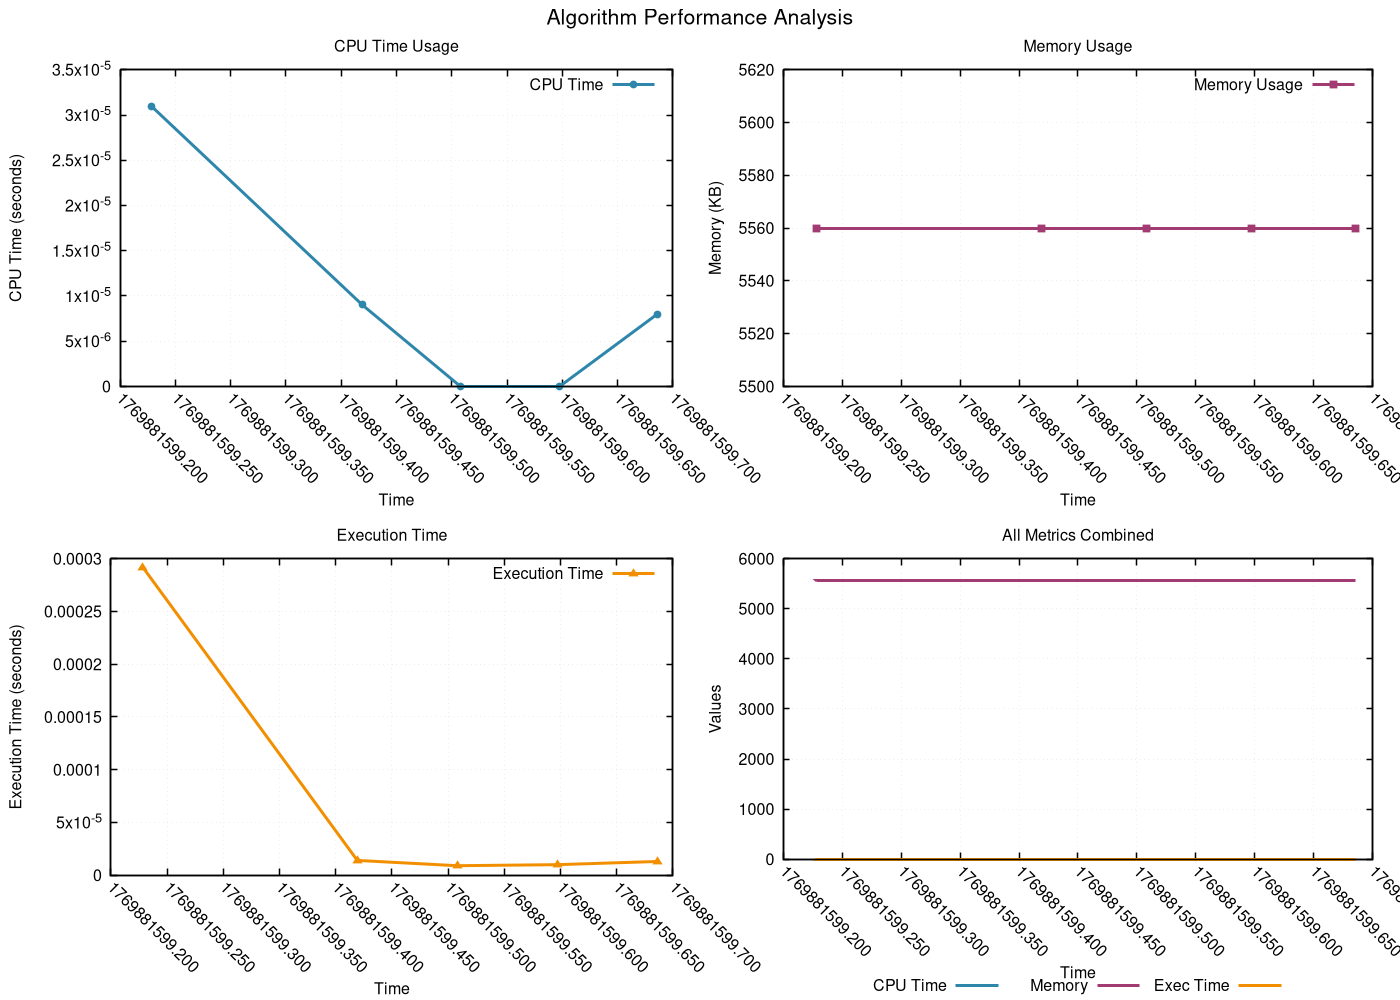

This chart was generated by the following gnuplot code:
# GNUplot script for resource monitoring
set terminal pngcairo enhanced font 'Helvetica,12' size 1400,1000
set output 'png/interpolation_search_20260131_224634.png'

set multiplot layout 2,2 title 'Algorithm Performance Analysis' font 'Helvetica,16'
set style line 1 lc rgb '#2E86AB' lt 1 lw 3 pt 7 ps 0.8
set style line 2 lc rgb '#A23B72' lt 1 lw 3 pt 5 ps 0.8
set style line 3 lc rgb '#F18F01' lt 1 lw 3 pt 9 ps 0.8
set style line 4 lc rgb '#F19C79' lt 1 lw 3 pt 11 ps 0.8
set style line 5 lc rgb '#0ABB9F' lt 1 lw 3 pt 13 ps 0.8

set format x "%.3f"
set xtics rotate by -45
set autoscale x

set title 'CPU Time Usage'
set xlabel 'Time'
set ylabel 'CPU Time (seconds)'
set grid linestyle 1 lc rgb '#D3D3D3' lt 0 lw 1
set border linewidth 1.5
plot 'png/interpolation_search_20260131_224634.dat' using 1:2 with linespoints ls 1 title 'CPU Time'
set title 'Memory Usage'
set xlabel 'Time'
set ylabel 'Memory (KB)'
set grid linestyle 1 lc rgb '#D3D3D3' lt 0 lw 1
set border linewidth 1.5
plot 'png/interpolation_search_20260131_224634.dat' using 1:3 with linespoints ls 2 title 'Memory Usage'
set title 'Execution Time'
set xlabel 'Time'
set ylabel 'Execution Time (seconds)'
set grid linestyle 1 lc rgb '#D3D3D3' lt 0 lw 1
set border linewidth 1.5
plot 'png/interpolation_search_20260131_224634.dat' using 1:4 with linespoints ls 3 title 'Execution Time'
set title 'All Metrics Combined'
set xlabel 'Time'
set ylabel 'Values'
set grid linestyle 1 lc rgb '#D3D3D3' lt 0 lw 1
set border linewidth 1.5
set key outside center bottom horizontal
plot 'png/interpolation_search_20260131_224634.dat' using 1:2 with lines ls 1 title 'CPU Time', \
     'png/interpolation_search_20260131_224634.dat' using 1:3 with lines ls 2 title 'Memory', \
     'png/interpolation_search_20260131_224634.dat' using 1:4 with lines ls 3 title 'Exec Time'
unset multiplot
